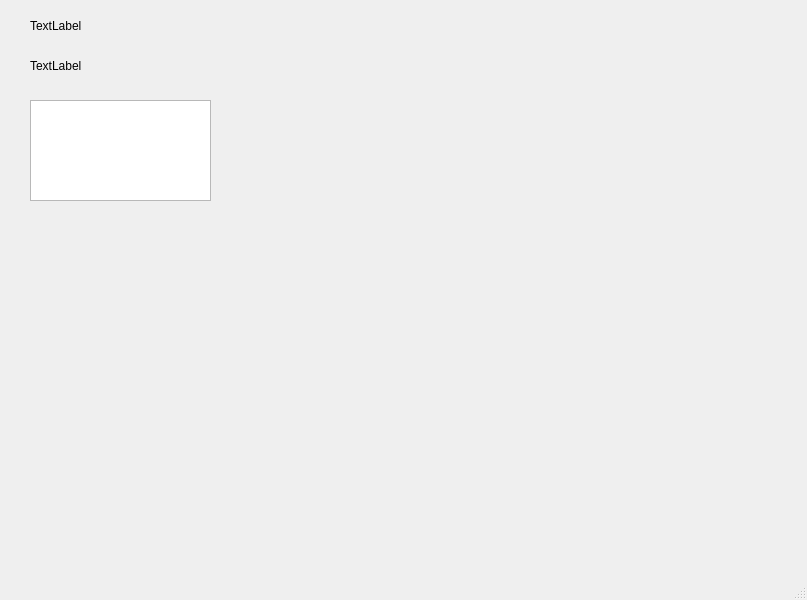
<?xml version="1.0" encoding="UTF-8"?>
<ui version="4.0">
 <class>MainWindow</class>
 <widget class="QMainWindow" name="MainWindow">
  <property name="geometry">
   <rect>
    <x>0</x>
    <y>0</y>
    <width>807</width>
    <height>600</height>
   </rect>
  </property>
  <property name="windowTitle">
   <string>MainWindow</string>
  </property>
  <widget class="QWidget" name="centralwidget">
   <widget class="QLabel" name="label_status1">
    <property name="geometry">
     <rect>
      <x>30</x>
      <y>10</y>
      <width>181</width>
      <height>31</height>
     </rect>
    </property>
    <property name="text">
     <string>TextLabel</string>
    </property>
   </widget>
   <widget class="QLabel" name="label_status2">
    <property name="geometry">
     <rect>
      <x>30</x>
      <y>50</y>
      <width>181</width>
      <height>31</height>
     </rect>
    </property>
    <property name="text">
     <string>TextLabel</string>
    </property>
   </widget>
   <widget class="QTextEdit" name="text_time">
    <property name="geometry">
     <rect>
      <x>30</x>
      <y>100</y>
      <width>181</width>
      <height>101</height>
     </rect>
    </property>
    <property name="font">
     <font>
      <family>Agency FB</family>
      <pointsize>22</pointsize>
      <weight>75</weight>
      <bold>true</bold>
     </font>
    </property>
    <property name="readOnly">
     <bool>true</bool>
    </property>
   </widget>
  </widget>
  <widget class="QMenuBar" name="menubar">
   <property name="geometry">
    <rect>
     <x>0</x>
     <y>0</y>
     <width>807</width>
     <height>23</height>
    </rect>
   </property>
  </widget>
  <widget class="QStatusBar" name="statusbar"/>
 </widget>
 <resources/>
 <connections/>
</ui>
